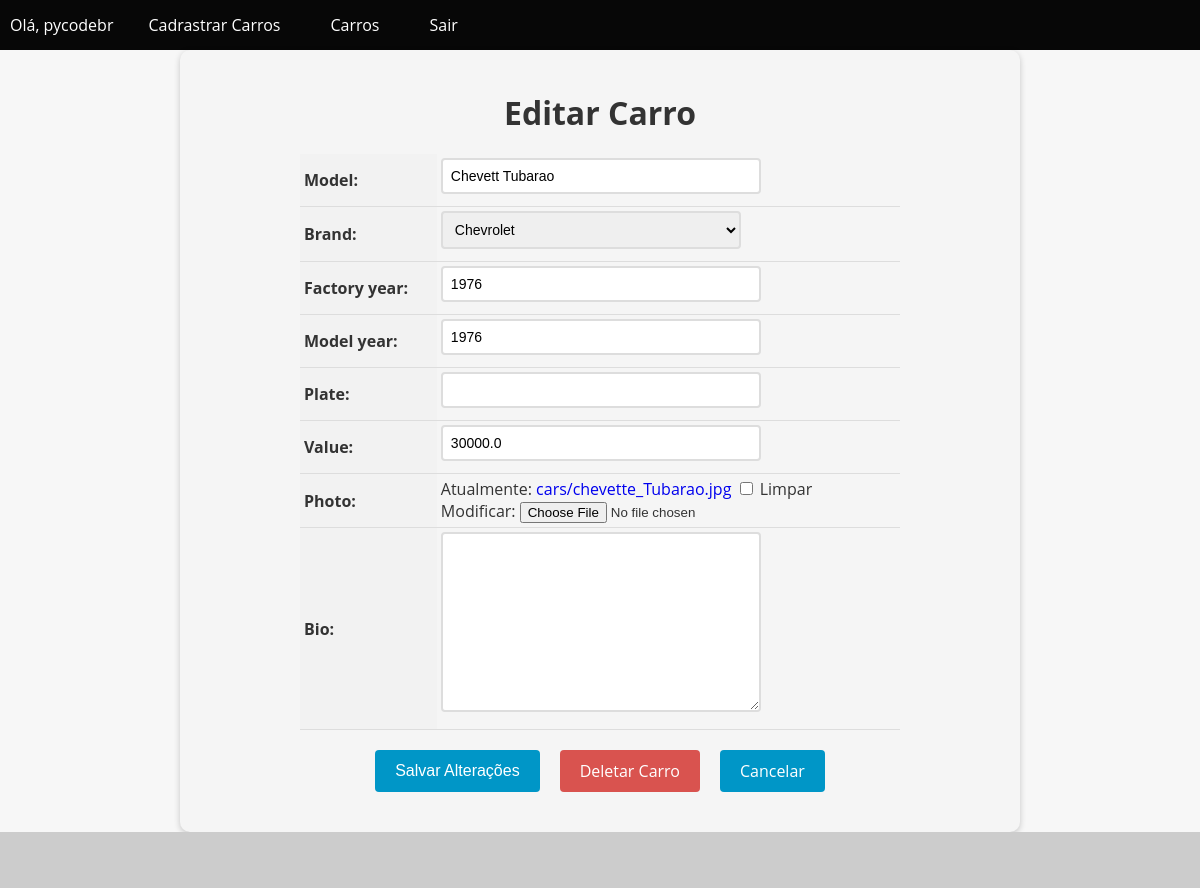
The page /car/2/update (signed in) on the database its author committed.
### cars/models.py (models this page shows, shortened)
class Car(models.Model):
    id = models.AutoField(primary_key=True)
    model = models.CharField(max_length=200)
    brand = models.ForeignKey(Brand, on_delete=models.PROTECT, related_name='car_brand')
    factory_year = models.IntegerField(blank=True, null=True)
    model_year = models.IntegerField(blank=True, null=True)
    plate = models.CharField(max_length=10, blank=True, null=True)
    value = models.FloatField(blank=True, null=True)
    photo = models.ImageField(upload_to='cars/', blank=True, null=True)
    bio = models.TextField(blank=True, null=True)

class Brand(models.Model):
    id = models.AutoField(primary_key=True)
    name = models.CharField(max_length=200)
    def __str__(self):
        return self.name

### cars/views.py (the view, shortened to what this page needs)
# urls.py: path('car/<int:pk>/update', CarUpdateView.as_view(), name='car_update'),
@method_decorator(login_required(login_url='login'), name='dispatch')
class CarUpdateView(UpdateView):
    model = Car
    form_class = CarModelForm
    template_name = 'car_update.html'

### cars/forms.py (shortened to what this page needs)
class CarModelForm(forms.ModelForm):
    class Meta:
        model = Car
        fields = '__all__'

### cars/templates/car_update.html (shortened to what this page needs)
{% extends "base.html" %}
{% block content %}
  <form method="post" enctype="multipart/form-data">
    <h1>Editar Carro</h1>
    <table>
      {{ form.as_table }}
    </table>
    <div>
      <div class="buttons-container">
        <input type="submit" value="Salvar Alterações" class="btn btn-primary">
        <a href="{% url 'car_delete' pk=object.pk %}" class="btn btn-danger">Deletar Carro</a>
        <a href="{% url 'cars_list' %}" class="btn btn-secondary">Cancelar</a>
      </div>
    </div>
  </form>
{% endblock %}

### app/templates/base.html (shortened to what this page needs)
<!DOCTYPE html>
<html lang="en">
<head>
</head>
<body>
  <header>
    <nav>
      <ul>
        {% if user.is_authenticated%}
        <li>Olá, {{ user.username}}</li>
        <li><a href="{% url 'new_car' %}">Cadrastrar Carros</a></li>
        {% endif %}
        <li><a href="{% url 'cars_list' %}">Carros</a></li>
        {% if user.is_authenticated%}
        <li><a href="{% url 'logout' %}">Sair </a></li>
        {% endif %}
      </ul>
    </nav>
  </header>
  <main>
    {% block content %}
    {% endblock %}
  </main>
  <footer>
  </footer>
</body>
</html>

### app/templates/base.html (style rules this page uses)
body { font-family: 'Open Sans', sans-serif; background-color: #f7f7f7; color: #333; margin: 0; padding: 0; }
header { background-color: #a53a20; color: #fff; text-align: center; }
footer { background-color: #ccc; color: #333; padding: 20px; text-align: center; }
nav { background-color: #070707; color: #fff; height: 50px; display: flex; justify-content: space-between; align-items: center; }
nav ul { list-style: none; margin: 0; padding: 0; display: flex; }
nav ul li { margin: 0 10px; }
nav ul li a { color: #fff; text-decoration: none; font-size: 16px; padding: 15px; transition: all 0.3s ease; }

### cars/templates/car_update.html (style rules this page uses)
form { max-width: 800px; margin: 0 auto; padding: 20px; background-color: #f5f5f5; border-radius: 10px; box-shadow: 0 2px 6px rgba(0, 0, 0, 0.2); }
form h1 { font-size: 2rem; margin-bottom: 20px; text-align: center; }
table { margin: 0 auto; border-collapse: collapse; width: 100%; max-width: 600px; }
th, td { padding: 4px; text-align: left; border-bottom: 1px solid #ddd; }
th { background-color: #f2f2f2; }
input[type="text"], input[type="number"], select, textarea { padding: 8px; font-size: 14px; border: 2px solid #ddd; border-radius: 4px; width: 100%; max-width: 300px; margin-bottom: 8px; transition: border-bottom-color 0.3s ease-in-out; }
.btn { background-color: #0096c7; color: #fff; border: none; padding: 10px 20px; font-size: 16px; border-radius: 4px; cursor: pointer; transition: background-color 0.3s ease-in-out; }
.buttons-container { display: flex; justify-content: center; margin-top: 20px; margin-bottom: 20px; }
.btn { display: inline-block; background-color: #0096c7; color: #fff; border: none; padding: 10px 20px; font-size: 16px; border-radius: 4px; cursor: pointer; transition: background-color 0.3s ease-in-out; margin: 0 10px; }
.btn-danger { background-color: #d9534f; text-decoration: none !important; }
a { text-decoration: none !important; }

### rows shown on the page
Car: model "Chevett Tubarao", brand "Chevrolet", factory_year "1976", model_year "1976", value "30000.0"

### other values the page prints
{{ user.username }} "pycodebr"
